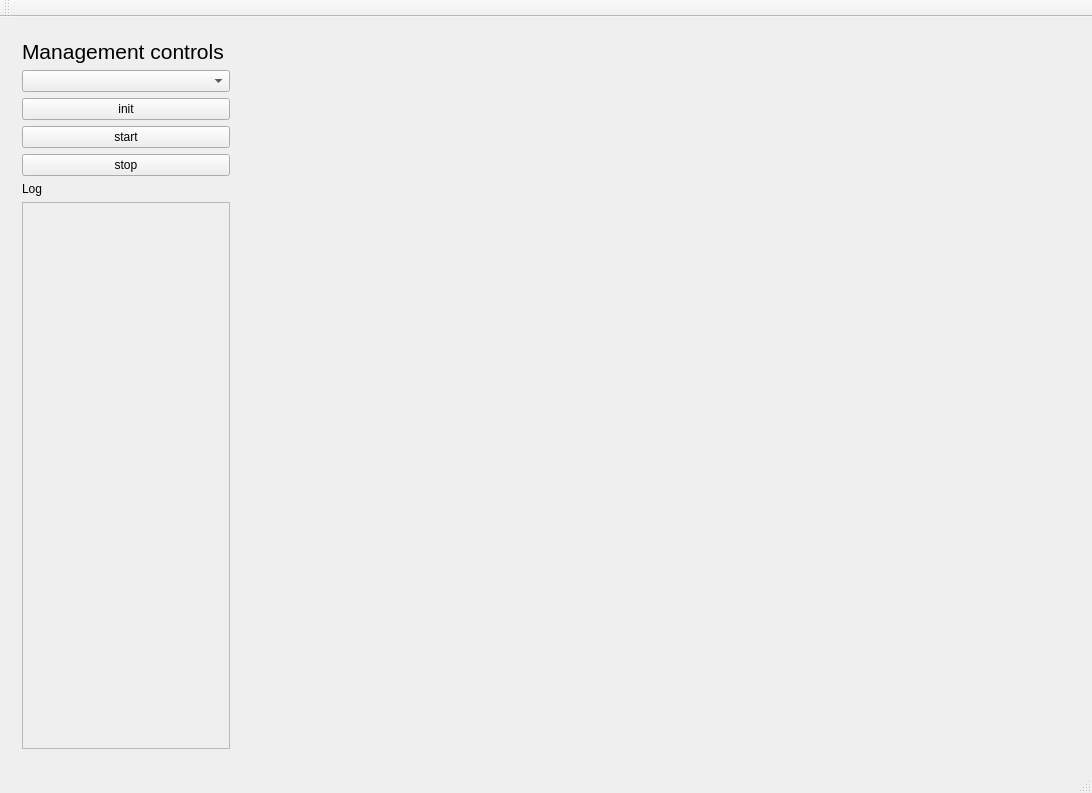
<?xml version="1.0" encoding="UTF-8"?>
<ui version="4.0">
 <class>guiClass</class>
 <widget class="QMainWindow" name="guiClass">
  <property name="geometry">
   <rect>
    <x>0</x>
    <y>0</y>
    <width>1092</width>
    <height>793</height>
   </rect>
  </property>
  <property name="windowTitle">
   <string>gui</string>
  </property>
  <widget class="QWidget" name="centralWidget">
   <layout class="QHBoxLayout" name="horizontalLayout_2">
    <item>
     <widget class="QWidget" name="m_wdgt_controls" native="true">
      <property name="minimumSize">
       <size>
        <width>230</width>
        <height>0</height>
       </size>
      </property>
      <property name="maximumSize">
       <size>
        <width>230</width>
        <height>16777215</height>
       </size>
      </property>
      <layout class="QVBoxLayout" name="verticalLayout">
       <item>
        <widget class="QLabel" name="label">
         <property name="font">
          <font>
           <pointsize>16</pointsize>
          </font>
         </property>
         <property name="text">
          <string>Management controls</string>
         </property>
        </widget>
       </item>
       <item>
        <widget class="QComboBox" name="m_cmbBx_devicesList"/>
       </item>
       <item>
        <widget class="QPushButton" name="m_btn_init">
         <property name="text">
          <string>init</string>
         </property>
        </widget>
       </item>
       <item>
        <widget class="QPushButton" name="m_btn_start">
         <property name="text">
          <string>start</string>
         </property>
        </widget>
       </item>
       <item>
        <widget class="QPushButton" name="m_btn_stop">
         <property name="text">
          <string>stop</string>
         </property>
        </widget>
       </item>
       <item>
        <widget class="QLabel" name="label_2">
         <property name="text">
          <string>Log</string>
         </property>
        </widget>
       </item>
       <item>
        <widget class="QScrollArea" name="scrollArea">
         <property name="widgetResizable">
          <bool>true</bool>
         </property>
         <widget class="QWidget" name="scrollAreaWidgetContents">
          <property name="geometry">
           <rect>
            <x>0</x>
            <y>0</y>
            <width>210</width>
            <height>515</height>
           </rect>
          </property>
          <widget class="QWidget" name="layoutWidget">
           <property name="geometry">
            <rect>
             <x>1</x>
             <y>1</y>
             <width>191</width>
             <height>541</height>
            </rect>
           </property>
           <layout class="QHBoxLayout" name="horizontalLayout">
            <item>
             <widget class="QLabel" name="m_lbl_log">
              <property name="text">
               <string/>
              </property>
              <property name="alignment">
               <set>Qt::AlignmentFlag::AlignLeading|Qt::AlignmentFlag::AlignLeft|Qt::AlignmentFlag::AlignTop</set>
              </property>
             </widget>
            </item>
            <item>
             <spacer name="verticalSpacer">
              <property name="orientation">
               <enum>Qt::Orientation::Vertical</enum>
              </property>
              <property name="sizeHint" stdset="0">
               <size>
                <width>0</width>
                <height>0</height>
               </size>
              </property>
             </spacer>
            </item>
           </layout>
          </widget>
         </widget>
        </widget>
       </item>
      </layout>
     </widget>
    </item>
    <item>
     <widget class="QWidget" name="m_wdgt_video" native="true"/>
    </item>
   </layout>
  </widget>
  <widget class="QMenuBar" name="menuBar">
   <property name="geometry">
    <rect>
     <x>0</x>
     <y>0</y>
     <width>1092</width>
     <height>33</height>
    </rect>
   </property>
  </widget>
  <widget class="QToolBar" name="mainToolBar">
   <attribute name="toolBarArea">
    <enum>TopToolBarArea</enum>
   </attribute>
   <attribute name="toolBarBreak">
    <bool>false</bool>
   </attribute>
  </widget>
  <widget class="QStatusBar" name="statusBar"/>
 </widget>
 <layoutdefault spacing="6" margin="11"/>
 <resources>
  <include location="gui.qrc"/>
 </resources>
 <connections>
  <connection>
   <sender>m_btn_init</sender>
   <signal>clicked()</signal>
   <receiver>guiClass</receiver>
   <slot>f_v_handleButtonPress()</slot>
   <hints>
    <hint type="sourcelabel">
     <x>180</x>
     <y>148</y>
    </hint>
    <hint type="destinationlabel">
     <x>244</x>
     <y>104</y>
    </hint>
   </hints>
  </connection>
  <connection>
   <sender>m_btn_start</sender>
   <signal>clicked()</signal>
   <receiver>guiClass</receiver>
   <slot>f_v_handleButtonPress()</slot>
   <hints>
    <hint type="sourcelabel">
     <x>130</x>
     <y>178</y>
    </hint>
    <hint type="destinationlabel">
     <x>240</x>
     <y>140</y>
    </hint>
   </hints>
  </connection>
  <connection>
   <sender>m_btn_stop</sender>
   <signal>clicked()</signal>
   <receiver>guiClass</receiver>
   <slot>f_v_handleButtonPress()</slot>
   <hints>
    <hint type="sourcelabel">
     <x>164</x>
     <y>208</y>
    </hint>
    <hint type="destinationlabel">
     <x>244</x>
     <y>167</y>
    </hint>
   </hints>
  </connection>
  <connection>
   <sender>m_cmbBx_devicesList</sender>
   <signal>textActivated(QString)</signal>
   <receiver>guiClass</receiver>
   <slot>f_v_handleButtonPress()</slot>
   <hints>
    <hint type="sourcelabel">
     <x>172</x>
     <y>111</y>
    </hint>
    <hint type="destinationlabel">
     <x>242</x>
     <y>70</y>
    </hint>
   </hints>
  </connection>
 </connections>
 <slots>
  <slot>f_v_handleButtonPress()</slot>
 </slots>
</ui>
